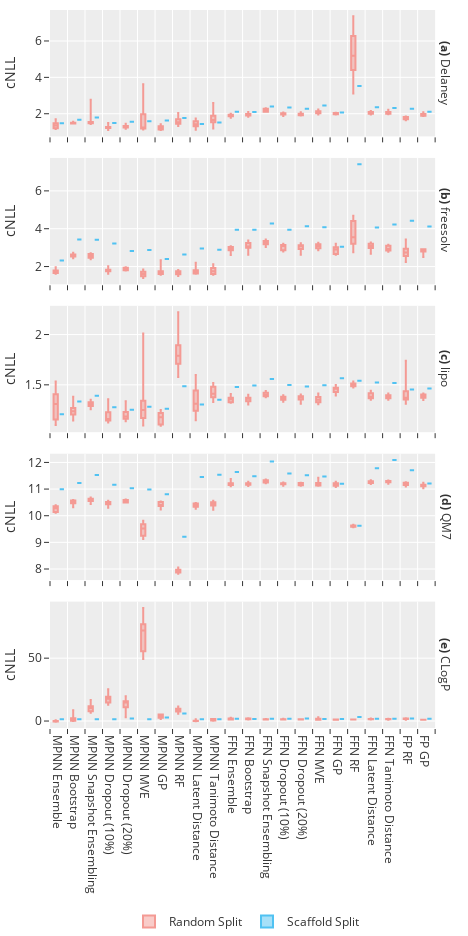

The notebook cell this image was saved under:
### Code cell
fig = px.box(evaluations_df,
             x="Estimator",
             y="Average Calibrated NLL",
             color="Split",
             facet_row="Data Set",
             points=False,
             height=468*2,
             width=234*2,
             color_discrete_sequence=["#f49a94", "#50c2f2"],
             labels={"Average Calibrated NLL": "cNLL"})

fig.update_xaxes(
    ticks="outside",
    tickson="boundaries",
    title=None
)

fig.update_yaxes(matches=None)

fig.update_layout(legend=dict(xanchor='center', x=0.5, y=-0.25, orientation='h', title=None),
                  margin=go.layout.Margin(
                    l=25,
                    r=25,
                    b=0,
                    t=10,
                    pad=0),
                  autosize=False,
                  font=dict(
                      size=12))

fig.for_each_annotation(update_label)

fig.show()

### Figure 1 — Plotly figure (JSON) as saved in the notebook; plotly's stock layout.template omitted (floating-point values rounded to 4 significant figures; data arrays with more than 128 entries replaced by an {"elided": "..."} marker saying what was removed)
{"data": [{"alignmentgroup": "True", "boxpoints": false, "hoverlabel": {"namelength": 0}, "hovertemplate": "Split=Random Split<br>Data Set=Delaney<br>Estimator=%{x}<br>cNLL=%{y}", "legendgroup": "Random Split", "marker": {"color": "#f49a94"}, "name": "Random Split", "notched": false, "offsetgroup": "Random Split", "orientation": "v", "showlegend": true, "type": "box", "x": {"elided": "176 str values"}, "x0": " ", "xaxis": "x5", "y": {"elided": "176 float values"}, "y0": " ", "yaxis": "y5"}, {"alignmentgroup": "True", "boxpoints": false, "hoverlabel": {"namelength": 0}, "hovertemplate": "Split=Random Split<br>Data Set=freesolv<br>Estimator=%{x}<br>cNLL=%{y}", "legendgroup": "Random Split", "marker": {"color": "#f49a94"}, "name": "Random Split", "notched": false, "offsetgroup": "Random Split", "orientation": "v", "showlegend": false, "type": "box", "x": {"elided": "176 str values"}, "x0": " ", "xaxis": "x4", "y": {"elided": "176 float values"}, "y0": " ", "yaxis": "y4"}, {"alignmentgroup": "True", "boxpoints": false, "hoverlabel": {"namelength": 0}, "hovertemplate": "Split=Random Split<br>Data Set=lipo<br>Estimator=%{x}<br>cNLL=%{y}", "legendgroup": "Random Split", "marker": {"color": "#f49a94"}, "name": "Random Split", "notched": false, "offsetgroup": "Random Split", "orientation": "v", "showlegend": false, "type": "box", "x": {"elided": "176 str values"}, "x0": " ", "xaxis": "x3", "y": {"elided": "176 float values"}, "y0": " ", "yaxis": "y3"}, {"alignmentgroup": "True", "boxpoints": false, "hoverlabel": {"namelength": 0}, "hovertemplate": "Split=Random Split<br>Data Set=QM7<br>Estimator=%{x}<br>cNLL=%{y}", "legendgroup": "Random Split", "marker": {"color": "#f49a94"}, "name": "Random Split", "notched": false, "offsetgroup": "Random Split", "orientation": "v", "showlegend": false, "type": "box", "x": {"elided": "176 str values"}, "x0": " ", "xaxis": "x2", "y": {"elided": "176 float values"}, "y0": " ", "yaxis": "y2"}, {"alignmentgroup": "True", "boxpoints": false, "hoverlabel": {"namelength": 0}, "hovertemplate": "Split=Random Split<br>Data Set=CLogP<br>Estimator=%{x}<br>cNLL=%{y}", "legendgroup": "Random Split", "marker": {"color": "#f49a94"}, "name": "Random Split", "notched": false, "offsetgroup": "Random Split", "orientation": "v", "showlegend": false, "type": "box", "x": {"elided": "176 str values"}, "x0": " ", "xaxis": "x", "y": {"elided": "176 float values"}, "y0": " ", "yaxis": "y"}, {"alignmentgroup": "True", "boxpoints": false, "hoverlabel": {"namelength": 0}, "hovertemplate": "Split=Scaffold Split<br>Data Set=Delaney<br>Estimator=%{x}<br>cNLL=%{y}", "legendgroup": "Scaffold Split", "marker": {"color": "#50c2f2"}, "name": "Scaffold Split", "notched": false, "offsetgroup": "Scaffold Split", "orientation": "v", "showlegend": true, "type": "box", "x": ["MPNN Ensemble", "MPNN Bootstrap", "MPNN Snapshot Ensembling", "MPNN Dropout (10%)", "MPNN Dropout (20%)", "MPNN MVE", "MPNN GP", "MPNN RF", "MPNN Latent Distance", "MPNN Tanimoto Distance", "FFN Ensemble", "FFN Bootstrap", "FFN Snapshot Ensembling", "FFN Dropout (10%)", "FFN Dropout (20%)", "FFN MVE", "FFN GP", "FFN RF", "FFN Latent Distance", "FFN Tanimoto Distance", "FP RF", "FP GP"], "x0": " ", "xaxis": "x5", "y": [1.484, 1.669, 1.79, 1.495, 1.565, 1.593, 1.627, 1.763, 1.442, 1.515, 2.106, 2.101, 2.394, 2.349, 2.278, 2.456, 2.07, 3.53, 2.351, 2.313, 2.275, 2.105], "y0": " ", "yaxis": "y5"}, {"alignmentgroup": "True", "boxpoints": false, "hoverlabel": {"namelength": 0}, "hovertemplate": "Split=Scaffold Split<br>Data Set=freesolv<br>Estimator=%{x}<br>cNLL=%{y}", "legendgroup": "Scaffold Split", "marker": {"color": "#50c2f2"}, "name": "Scaffold Split", "notched": false, "offsetgroup": "Scaffold Split", "orientation": "v", "showlegend": false, "type": "box", "x": ["MPNN Ensemble", "MPNN Bootstrap", "MPNN Snapshot Ensembling", "MPNN Dropout (10%)", "MPNN Dropout (20%)", "MPNN MVE", "MPNN GP", "MPNN RF", "MPNN Latent Distance", "MPNN Tanimoto Distance", "FFN Ensemble", "FFN Bootstrap", "FFN Snapshot Ensembling", "FFN Dropout (10%)", "FFN Dropout (20%)", "FFN MVE", "FFN GP", "FFN RF", "FFN Latent Distance", "FFN Tanimoto Distance", "FP RF", "FP GP"], "x0": " ", "xaxis": "x4", "y": [2.319, 3.427, 3.415, 3.214, 2.825, 2.871, 2.401, 2.639, 2.95, 2.891, 3.951, 3.941, 4.279, 3.944, 4.13, 4.076, 3.048, 7.41, 4.063, 4.23, 4.419, 4.113], "y0": " ", "yaxis": "y4"}, {"alignmentgroup": "True", "boxpoints": false, "hoverlabel": {"namelength": 0}, "hovertemplate": "Split=Scaffold Split<br>Data Set=lipo<br>Estimator=%{x}<br>cNLL=%{y}", "legendgroup": "Scaffold Split", "marker": {"color": "#50c2f2"}, "name": "Scaffold Split", "notched": false, "offsetgroup": "Scaffold Split", "orientation": "v", "showlegend": false, "type": "box", "x": ["MPNN Ensemble", "MPNN Bootstrap", "MPNN Snapshot Ensembling", "MPNN Dropout (10%)", "MPNN Dropout (20%)", "MPNN MVE", "MPNN GP", "MPNN RF", "MPNN Latent Distance", "MPNN Tanimoto Distance", "FFN Ensemble", "FFN Bootstrap", "FFN Snapshot Ensembling", "FFN Dropout (10%)", "FFN Dropout (20%)", "FFN MVE", "FFN GP", "FFN RF", "FFN Latent Distance", "FFN Tanimoto Distance", "FP RF", "FP GP"], "x0": " ", "xaxis": "x3", "y": [1.208, 1.335, 1.392, 1.278, 1.252, 1.282, 1.263, 1.486, 1.306, 1.351, 1.479, 1.492, 1.558, 1.499, 1.483, 1.497, 1.567, 1.541, 1.524, 1.518, 1.454, 1.463], "y0": " ", "yaxis": "y3"}, {"alignmentgroup": "True", "boxpoints": false, "hoverlabel": {"namelength": 0}, "hovertemplate": "Split=Scaffold Split<br>Data Set=QM7<br>Estimator=%{x}<br>cNLL=%{y}", "legendgroup": "Scaffold Split", "marker": {"color": "#50c2f2"}, "name": "Scaffold Split", "notched": false, "offsetgroup": "Scaffold Split", "orientation": "v", "showlegend": false, "type": "box", "x": ["MPNN Ensemble", "MPNN Bootstrap", "MPNN Snapshot Ensembling", "MPNN Dropout (10%)", "MPNN Dropout (20%)", "MPNN MVE", "MPNN GP", "MPNN RF", "MPNN Latent Distance", "MPNN Tanimoto Distance", "FFN Ensemble", "FFN Bootstrap", "FFN Snapshot Ensembling", "FFN Dropout (10%)", "FFN Dropout (20%)", "FFN MVE", "FFN GP", "FFN RF", "FFN Latent Distance", "FFN Tanimoto Distance", "FP RF", "FP GP"], "x0": " ", "xaxis": "x2", "y": [11.0, 11.22, 11.53, 11.16, 11.03, 10.99, 10.81, 9.215, 11.45, 11.53, 11.64, 11.48, 12.03, 11.59, 11.51, 11.47, 11.2, 9.626, 11.79, 12.09, 11.7, 11.21], "y0": " ", "yaxis": "y2"}, {"alignmentgroup": "True", "boxpoints": false, "hoverlabel": {"namelength": 0}, "hovertemplate": "Split=Scaffold Split<br>Data Set=CLogP<br>Estimator=%{x}<br>cNLL=%{y}", "legendgroup": "Scaffold Split", "marker": {"color": "#50c2f2"}, "name": "Scaffold Split", "notched": false, "offsetgroup": "Scaffold Split", "orientation": "v", "showlegend": false, "type": "box", "x": ["MPNN Ensemble", "MPNN Bootstrap", "MPNN Snapshot Ensembling", "MPNN Dropout (10%)", "MPNN Dropout (20%)", "MPNN MVE", "MPNN GP", "MPNN RF", "MPNN Latent Distance", "MPNN Tanimoto Distance", "FFN Ensemble", "FFN Bootstrap", "FFN Snapshot Ensembling", "FFN Dropout (10%)", "FFN Dropout (20%)", "FFN MVE", "FFN GP", "FFN RF", "FFN Latent Distance", "FFN Tanimoto Distance", "FP RF", "FP GP"], "x0": " ", "xaxis": "x", "y": [1.37, 1.382, 1.463, 1.349, 2.084, 1.425, 2.819, 6.051, 1.518, 1.381, 1.758, 1.711, 1.879, 1.86, 1.93, 1.684, 1.596, 3.131, 1.913, 1.747, 2.028, 1.796], "y0": " ", "yaxis": "y"}], "layout": {"annotations": [{"font": {}, "showarrow": false, "text": "<b>(e)</b> CLogP", "textangle": 90, "x": 0.98, "xanchor": "left", "xref": "paper", "y": 0.088, "yanchor": "middle", "yref": "paper"}, {"font": {}, "showarrow": false, "text": "<b>(d)</b> QM7", "textangle": 90, "x": 0.98, "xanchor": "left", "xref": "paper", "y": 0.294, "yanchor": "middle", "yref": "paper"}, {"font": {}, "showarrow": false, "text": "<b>(c)</b> lipo", "textangle": 90, "x": 0.98, "xanchor": "left", "xref": "paper", "y": 0.5, "yanchor": "middle", "yref": "paper"}, {"font": {}, "showarrow": false, "text": "<b>(b)</b> freesolv", "textangle": 90, "x": 0.98, "xanchor": "left", "xref": "paper", "y": 0.706, "yanchor": "middle", "yref": "paper"}, {"font": {}, "showarrow": false, "text": "<b>(a)</b> Delaney", "textangle": 90, "x": 0.98, "xanchor": "left", "xref": "paper", "y": 0.912, "yanchor": "middle", "yref": "paper"}], "autosize": false, "boxmode": "group", "font": {"size": 12}, "height": 936, "legend": {"orientation": "h", "title": {}, "tracegroupgap": 0, "x": 0.5, "xanchor": "center", "y": -0.25}, "margin": {"b": 0, "l": 25, "pad": 0, "r": 25, "t": 10}, "width": 468, "xaxis": {"anchor": "y", "domain": [0, 0.98], "ticks": "outside", "tickson": "boundaries", "title": {}}, "xaxis2": {"anchor": "y2", "domain": [0, 0.98], "matches": "x", "showticklabels": false, "ticks": "outside", "tickson": "boundaries", "title": {}}, "xaxis3": {"anchor": "y3", "domain": [0, 0.98], "matches": "x", "showticklabels": false, "ticks": "outside", "tickson": "boundaries", "title": {}}, "xaxis4": {"anchor": "y4", "domain": [0, 0.98], "matches": "x", "showticklabels": false, "ticks": "outside", "tickson": "boundaries", "title": {}}, "xaxis5": {"anchor": "y5", "domain": [0, 0.98], "matches": "x", "showticklabels": false, "ticks": "outside", "tickson": "boundaries", "title": {}}, "yaxis": {"anchor": "x", "domain": [0, 0.176], "title": {"text": "cNLL"}}, "yaxis2": {"anchor": "x2", "domain": [0.206, 0.382], "title": {"text": "cNLL"}}, "yaxis3": {"anchor": "x3", "domain": [0.412, 0.588], "title": {"text": "cNLL"}}, "yaxis4": {"anchor": "x4", "domain": [0.618, 0.794], "title": {"text": "cNLL"}}, "yaxis5": {"anchor": "x5", "domain": [0.824, 1], "title": {"text": "cNLL"}}}}
